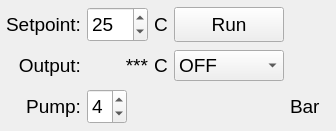
<?xml version="1.0" encoding="UTF-8"?>
<ui version="4.0">
 <class>MainWindow</class>
 <widget class="QMainWindow" name="MainWindow">
  <property name="geometry">
   <rect>
    <x>0</x>
    <y>0</y>
    <width>329</width>
    <height>131</height>
   </rect>
  </property>
  <property name="sizePolicy">
   <sizepolicy hsizetype="Preferred" vsizetype="Preferred">
    <horstretch>0</horstretch>
    <verstretch>0</verstretch>
   </sizepolicy>
  </property>
  <property name="minimumSize">
   <size>
    <width>0</width>
    <height>0</height>
   </size>
  </property>
  <property name="maximumSize">
   <size>
    <width>329</width>
    <height>131</height>
   </size>
  </property>
  <property name="font">
   <font>
    <pointsize>12</pointsize>
   </font>
  </property>
  <property name="windowTitle">
   <string>Emittance Plot Processing</string>
  </property>
  <property name="windowIcon">
   <iconset>
    <normaloff>icon.png</normaloff>icon.png</iconset>
  </property>
  <widget class="QWidget" name="centralwidget">
   <property name="sizePolicy">
    <sizepolicy hsizetype="Preferred" vsizetype="Preferred">
     <horstretch>0</horstretch>
     <verstretch>0</verstretch>
    </sizepolicy>
   </property>
   <property name="minimumSize">
    <size>
     <width>0</width>
     <height>0</height>
    </size>
   </property>
   <property name="baseSize">
    <size>
     <width>0</width>
     <height>0</height>
    </size>
   </property>
   <layout class="QVBoxLayout" name="verticalLayout">
    <property name="spacing">
     <number>6</number>
    </property>
    <property name="leftMargin">
     <number>6</number>
    </property>
    <property name="topMargin">
     <number>6</number>
    </property>
    <property name="rightMargin">
     <number>6</number>
    </property>
    <property name="bottomMargin">
     <number>6</number>
    </property>
    <item>
     <layout class="QGridLayout" name="gridLayout">
      <item row="0" column="0">
       <widget class="QLabel" name="label_1">
        <property name="sizePolicy">
         <sizepolicy hsizetype="Minimum" vsizetype="Fixed">
          <horstretch>0</horstretch>
          <verstretch>0</verstretch>
         </sizepolicy>
        </property>
        <property name="minimumSize">
         <size>
          <width>0</width>
          <height>35</height>
         </size>
        </property>
        <property name="maximumSize">
         <size>
          <width>16777215</width>
          <height>35</height>
         </size>
        </property>
        <property name="font">
         <font>
          <pointsize>14</pointsize>
         </font>
        </property>
        <property name="text">
         <string>Setpoint:</string>
        </property>
        <property name="alignment">
         <set>Qt::AlignRight|Qt::AlignTrailing|Qt::AlignVCenter</set>
        </property>
        <property name="buddy">
         <cstring>spinBox</cstring>
        </property>
       </widget>
      </item>
      <item row="1" column="2">
       <widget class="QLabel" name="label_16">
        <property name="sizePolicy">
         <sizepolicy hsizetype="Maximum" vsizetype="Fixed">
          <horstretch>0</horstretch>
          <verstretch>0</verstretch>
         </sizepolicy>
        </property>
        <property name="minimumSize">
         <size>
          <width>0</width>
          <height>35</height>
         </size>
        </property>
        <property name="maximumSize">
         <size>
          <width>16777215</width>
          <height>35</height>
         </size>
        </property>
        <property name="font">
         <font>
          <pointsize>14</pointsize>
         </font>
        </property>
        <property name="text">
         <string>C</string>
        </property>
       </widget>
      </item>
      <item row="1" column="3">
       <widget class="QComboBox" name="comboBox">
        <property name="font">
         <font>
          <pointsize>14</pointsize>
         </font>
        </property>
        <item>
         <property name="text">
          <string>OFF</string>
         </property>
        </item>
        <item>
         <property name="text">
          <string>ON</string>
         </property>
        </item>
        <item>
         <property name="text">
          <string>AUTO</string>
         </property>
        </item>
       </widget>
      </item>
      <item row="0" column="1">
       <widget class="QSpinBox" name="spinBox">
        <property name="sizePolicy">
         <sizepolicy hsizetype="Maximum" vsizetype="Fixed">
          <horstretch>0</horstretch>
          <verstretch>0</verstretch>
         </sizepolicy>
        </property>
        <property name="minimumSize">
         <size>
          <width>0</width>
          <height>35</height>
         </size>
        </property>
        <property name="maximumSize">
         <size>
          <width>16777215</width>
          <height>35</height>
         </size>
        </property>
        <property name="font">
         <font>
          <pointsize>14</pointsize>
         </font>
        </property>
        <property name="keyboardTracking">
         <bool>false</bool>
        </property>
        <property name="maximum">
         <number>300</number>
        </property>
        <property name="singleStep">
         <number>5</number>
        </property>
        <property name="value">
         <number>25</number>
        </property>
       </widget>
      </item>
      <item row="0" column="4">
       <widget class="QPushButton" name="pushButton_31">
        <property name="enabled">
         <bool>false</bool>
        </property>
        <property name="sizePolicy">
         <sizepolicy hsizetype="Fixed" vsizetype="Fixed">
          <horstretch>0</horstretch>
          <verstretch>0</verstretch>
         </sizepolicy>
        </property>
        <property name="minimumSize">
         <size>
          <width>40</width>
          <height>35</height>
         </size>
        </property>
        <property name="maximumSize">
         <size>
          <width>40</width>
          <height>35</height>
         </size>
        </property>
        <property name="font">
         <font>
          <pointsize>14</pointsize>
         </font>
        </property>
        <property name="styleSheet">
         <string notr="true">QPushButton {
    border-style: outset;
}
</string>
        </property>
        <property name="text">
         <string notr="true"/>
        </property>
        <property name="icon">
         <iconset>
          <normaloff>leds/images48/ledred.png</normaloff>
          <normalon>leds/images48/ledgreen.png</normalon>leds/images48/ledred.png</iconset>
        </property>
        <property name="iconSize">
         <size>
          <width>36</width>
          <height>36</height>
         </size>
        </property>
        <property name="checkable">
         <bool>true</bool>
        </property>
        <property name="checked">
         <bool>true</bool>
        </property>
        <property name="autoDefault">
         <bool>true</bool>
        </property>
        <property name="default">
         <bool>false</bool>
        </property>
        <property name="flat">
         <bool>true</bool>
        </property>
       </widget>
      </item>
      <item row="0" column="3">
       <widget class="QPushButton" name="pushButton">
        <property name="sizePolicy">
         <sizepolicy hsizetype="Fixed" vsizetype="Fixed">
          <horstretch>0</horstretch>
          <verstretch>0</verstretch>
         </sizepolicy>
        </property>
        <property name="minimumSize">
         <size>
          <width>110</width>
          <height>35</height>
         </size>
        </property>
        <property name="maximumSize">
         <size>
          <width>110</width>
          <height>35</height>
         </size>
        </property>
        <property name="font">
         <font>
          <pointsize>14</pointsize>
         </font>
        </property>
        <property name="text">
         <string>Run</string>
        </property>
        <property name="checkable">
         <bool>true</bool>
        </property>
       </widget>
      </item>
      <item row="0" column="2">
       <widget class="QLabel" name="label_15">
        <property name="sizePolicy">
         <sizepolicy hsizetype="Maximum" vsizetype="Fixed">
          <horstretch>0</horstretch>
          <verstretch>0</verstretch>
         </sizepolicy>
        </property>
        <property name="minimumSize">
         <size>
          <width>0</width>
          <height>35</height>
         </size>
        </property>
        <property name="maximumSize">
         <size>
          <width>16777215</width>
          <height>35</height>
         </size>
        </property>
        <property name="font">
         <font>
          <pointsize>14</pointsize>
         </font>
        </property>
        <property name="text">
         <string>C</string>
        </property>
       </widget>
      </item>
      <item row="1" column="0">
       <widget class="QLabel" name="label_2">
        <property name="sizePolicy">
         <sizepolicy hsizetype="Minimum" vsizetype="Fixed">
          <horstretch>0</horstretch>
          <verstretch>0</verstretch>
         </sizepolicy>
        </property>
        <property name="minimumSize">
         <size>
          <width>0</width>
          <height>35</height>
         </size>
        </property>
        <property name="maximumSize">
         <size>
          <width>16777215</width>
          <height>35</height>
         </size>
        </property>
        <property name="font">
         <font>
          <pointsize>14</pointsize>
         </font>
        </property>
        <property name="text">
         <string>Output:</string>
        </property>
        <property name="alignment">
         <set>Qt::AlignRight|Qt::AlignTrailing|Qt::AlignVCenter</set>
        </property>
       </widget>
      </item>
      <item row="1" column="1">
       <widget class="QLabel" name="label_3">
        <property name="sizePolicy">
         <sizepolicy hsizetype="Preferred" vsizetype="Fixed">
          <horstretch>0</horstretch>
          <verstretch>0</verstretch>
         </sizepolicy>
        </property>
        <property name="minimumSize">
         <size>
          <width>0</width>
          <height>35</height>
         </size>
        </property>
        <property name="maximumSize">
         <size>
          <width>16777215</width>
          <height>35</height>
         </size>
        </property>
        <property name="font">
         <font>
          <pointsize>14</pointsize>
         </font>
        </property>
        <property name="text">
         <string>***</string>
        </property>
        <property name="alignment">
         <set>Qt::AlignRight|Qt::AlignTrailing|Qt::AlignVCenter</set>
        </property>
       </widget>
      </item>
      <item row="2" column="0">
       <widget class="QLabel" name="label_4">
        <property name="sizePolicy">
         <sizepolicy hsizetype="Minimum" vsizetype="Fixed">
          <horstretch>0</horstretch>
          <verstretch>0</verstretch>
         </sizepolicy>
        </property>
        <property name="minimumSize">
         <size>
          <width>0</width>
          <height>35</height>
         </size>
        </property>
        <property name="maximumSize">
         <size>
          <width>16777215</width>
          <height>35</height>
         </size>
        </property>
        <property name="font">
         <font>
          <pointsize>14</pointsize>
         </font>
        </property>
        <property name="text">
         <string>Pump:</string>
        </property>
        <property name="alignment">
         <set>Qt::AlignRight|Qt::AlignTrailing|Qt::AlignVCenter</set>
        </property>
       </widget>
      </item>
      <item row="2" column="1">
       <widget class="QSpinBox" name="spinBox_2">
        <property name="sizePolicy">
         <sizepolicy hsizetype="Maximum" vsizetype="Fixed">
          <horstretch>0</horstretch>
          <verstretch>0</verstretch>
         </sizepolicy>
        </property>
        <property name="minimumSize">
         <size>
          <width>0</width>
          <height>35</height>
         </size>
        </property>
        <property name="maximumSize">
         <size>
          <width>16777215</width>
          <height>35</height>
         </size>
        </property>
        <property name="font">
         <font>
          <pointsize>14</pointsize>
         </font>
        </property>
        <property name="keyboardTracking">
         <bool>false</bool>
        </property>
        <property name="maximum">
         <number>8</number>
        </property>
        <property name="singleStep">
         <number>1</number>
        </property>
        <property name="value">
         <number>4</number>
        </property>
       </widget>
      </item>
      <item row="2" column="3">
       <widget class="QLabel" name="label_5">
        <property name="sizePolicy">
         <sizepolicy hsizetype="Minimum" vsizetype="Fixed">
          <horstretch>0</horstretch>
          <verstretch>0</verstretch>
         </sizepolicy>
        </property>
        <property name="minimumSize">
         <size>
          <width>0</width>
          <height>35</height>
         </size>
        </property>
        <property name="maximumSize">
         <size>
          <width>16777215</width>
          <height>35</height>
         </size>
        </property>
        <property name="font">
         <font>
          <pointsize>14</pointsize>
         </font>
        </property>
        <property name="text">
         <string/>
        </property>
        <property name="alignment">
         <set>Qt::AlignRight|Qt::AlignTrailing|Qt::AlignVCenter</set>
        </property>
       </widget>
      </item>
      <item row="2" column="4">
       <widget class="QLabel" name="label_6">
        <property name="sizePolicy">
         <sizepolicy hsizetype="Minimum" vsizetype="Fixed">
          <horstretch>0</horstretch>
          <verstretch>0</verstretch>
         </sizepolicy>
        </property>
        <property name="minimumSize">
         <size>
          <width>0</width>
          <height>35</height>
         </size>
        </property>
        <property name="maximumSize">
         <size>
          <width>16777215</width>
          <height>35</height>
         </size>
        </property>
        <property name="font">
         <font>
          <pointsize>14</pointsize>
         </font>
        </property>
        <property name="text">
         <string>Bar</string>
        </property>
        <property name="alignment">
         <set>Qt::AlignLeading|Qt::AlignLeft|Qt::AlignVCenter</set>
        </property>
       </widget>
      </item>
      <item row="1" column="4">
       <widget class="QPushButton" name="pushButton_32">
        <property name="enabled">
         <bool>false</bool>
        </property>
        <property name="sizePolicy">
         <sizepolicy hsizetype="Fixed" vsizetype="Fixed">
          <horstretch>0</horstretch>
          <verstretch>0</verstretch>
         </sizepolicy>
        </property>
        <property name="minimumSize">
         <size>
          <width>40</width>
          <height>35</height>
         </size>
        </property>
        <property name="maximumSize">
         <size>
          <width>40</width>
          <height>35</height>
         </size>
        </property>
        <property name="font">
         <font>
          <pointsize>14</pointsize>
         </font>
        </property>
        <property name="styleSheet">
         <string notr="true">QPushButton {
    border-style: outset;
}
</string>
        </property>
        <property name="text">
         <string notr="true"/>
        </property>
        <property name="icon">
         <iconset>
          <normaloff>leds/images48/ledred.png</normaloff>
          <normalon>leds/images48/ledgreen.png</normalon>leds/images48/ledred.png</iconset>
        </property>
        <property name="iconSize">
         <size>
          <width>36</width>
          <height>36</height>
         </size>
        </property>
        <property name="checkable">
         <bool>true</bool>
        </property>
        <property name="checked">
         <bool>true</bool>
        </property>
        <property name="autoDefault">
         <bool>true</bool>
        </property>
        <property name="default">
         <bool>false</bool>
        </property>
        <property name="flat">
         <bool>true</bool>
        </property>
       </widget>
      </item>
     </layout>
    </item>
   </layout>
  </widget>
  <action name="actionOpen">
   <property name="text">
    <string>Open</string>
   </property>
   <property name="font">
    <font>
     <family>Tahoma</family>
     <pointsize>10</pointsize>
    </font>
   </property>
  </action>
  <action name="actionQuit">
   <property name="text">
    <string>Quit</string>
   </property>
  </action>
  <action name="actionPlot">
   <property name="checkable">
    <bool>true</bool>
   </property>
   <property name="checked">
    <bool>true</bool>
   </property>
   <property name="text">
    <string>Plot</string>
   </property>
  </action>
  <action name="actionLog">
   <property name="checkable">
    <bool>true</bool>
   </property>
   <property name="text">
    <string>Log</string>
   </property>
  </action>
  <action name="actionParameters">
   <property name="checkable">
    <bool>true</bool>
   </property>
   <property name="text">
    <string>Parameters</string>
   </property>
  </action>
  <action name="actionAbout">
   <property name="text">
    <string>About</string>
   </property>
  </action>
 </widget>
 <resources/>
 <connections/>
 <designerdata>
  <property name="gridDeltaX">
   <number>10</number>
  </property>
  <property name="gridDeltaY">
   <number>10</number>
  </property>
  <property name="gridSnapX">
   <bool>true</bool>
  </property>
  <property name="gridSnapY">
   <bool>true</bool>
  </property>
  <property name="gridVisible">
   <bool>true</bool>
  </property>
 </designerdata>
</ui>
